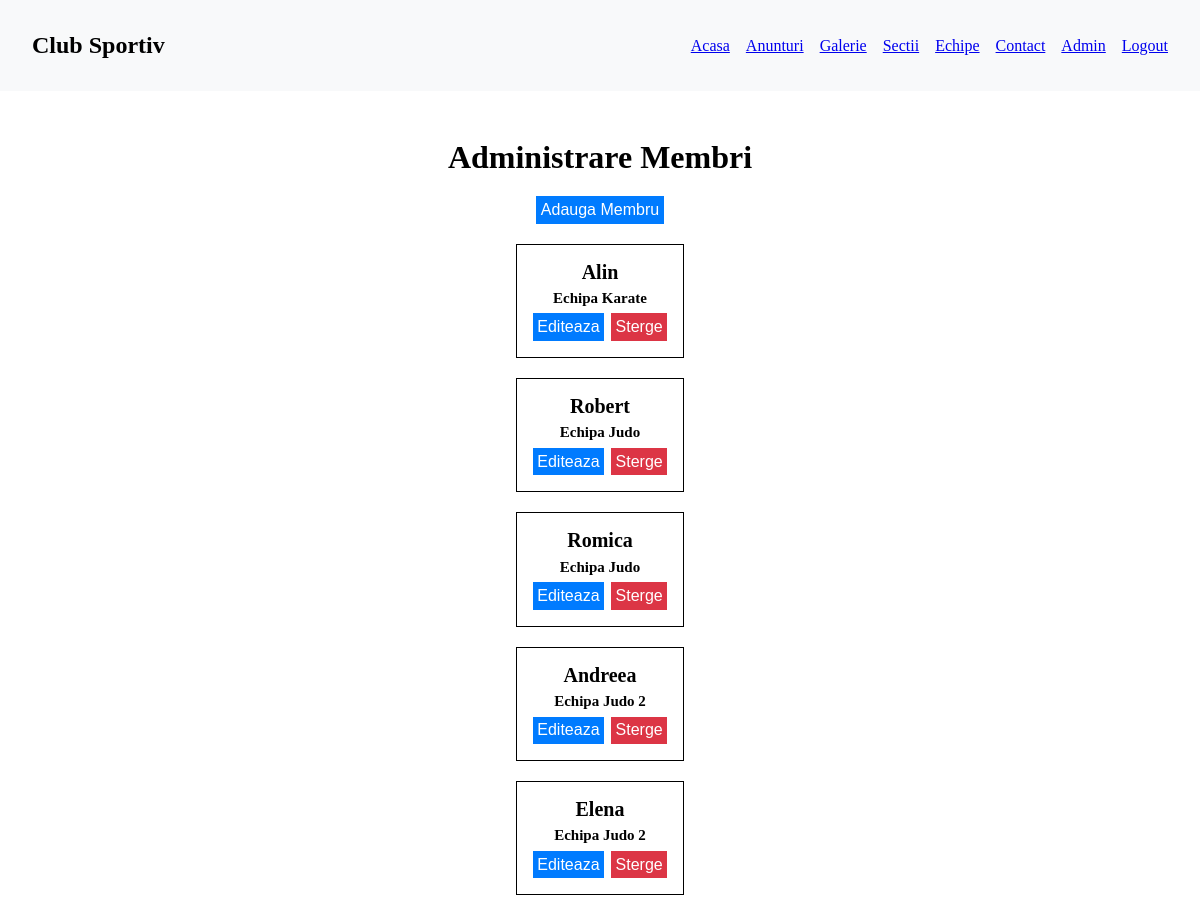
Page /pages/admin/members/members.php (signed in) on the committed database.
### tables this page shows
CREATE TABLE `members` (
  `id` int(11) NOT NULL,
  `name` varchar(255) NOT NULL,
  `team_id` int(11) NOT NULL,
  `creation_date` datetime NOT NULL DEFAULT current_timestamp()
);

CREATE TABLE `teams` (
  `id` int(11) NOT NULL,
  `name` varchar(255) NOT NULL,
  `description` text DEFAULT NULL,
  `department_id` int(11) NOT NULL,
  `creation_date` datetime NOT NULL DEFAULT current_timestamp()
);

### scripts/get_admin_members.php (the view, shortened to what this page needs)
<?php
    include ROOT_PATH . 'includes/db.php';
    $sql = "SELECT members.id, members.name, teams.name AS team_name, teams.id AS team_id FROM members INNER JOIN teams ON members.team_id = teams.id";
    try {
        $result = mysqli_query($conn, $sql);
        if (mysqli_num_rows($result) > 0) {
            while ($row = mysqli_fetch_assoc($result)) {
                echo "<div class='container__content__admin_members__member'>";
                echo "<h2 class='container__content__admin_members__member__name'>" . $row["name"] . "</h2>";
                echo "<p class='container__content__admin_members__member__team'>" . $row["team_name"] . "</p>";
                echo "<div class='container__content__admin_members__member__actions'>";
                echo "<button class='container__content__admin_members__member__actions__edit' data-id='" . $row["id"] . "' data-team-id='" . $row["team_id"] . "'>Editeaza</button>";
                echo "<button class='container__content__admin_members__member__actions__delete' data-id='". $row["id"] ."'>Sterge</button>";
                echo "</div>";
                echo "</div>";
            }
        } else {
            echo "0 results";
        }
    } catch (mysqli_sql_exception $e) {
        echo "Query failed: " . $e->getMessage();
    }
?>

### css/style.css (style rules this page uses)
* { margin: 0; padding: 0; box-sizing: border-box; }

### pages/admin/members/members.css (style rules this page uses)
.container__content__admin_members__member { display: flex; flex-direction: column; justify-content: center; align-items: center; margin-top: 20px; border: 1px solid black; padding: 1rem; width: 100%; gap: 0.4rem; }
.container__content__admin_members__member__actions { display: flex; justify-content: center; gap: 0.4rem; }
.container__content__admin_members__member__actions__edit { font-size: 16px; padding: 0.3rem; background-color: #007bff; color: white; border: none; cursor: pointer; }
.container__content__admin_members__member__actions__delete { font-size: 16px; padding: 0.3rem; background-color: #dc3545; color: white; border: none; cursor: pointer; }
.container__content__admin_members__member__name { font-size: 20px; font-weight: bold; text-align: center; }
.container__content__admin_members__member__team { font-size: 15px; font-weight: bold; text-align: center; }

### rows in the picture
members: name "Alin", team.name "Echipa Karate"
members: name "Robert", team.name "Echipa Judo"
members: name "Romica", team.name "Echipa Judo"
members: name "Andreea", team.name "Echipa Judo 2"
members: name "Elena", team.name "Echipa Judo 2"
